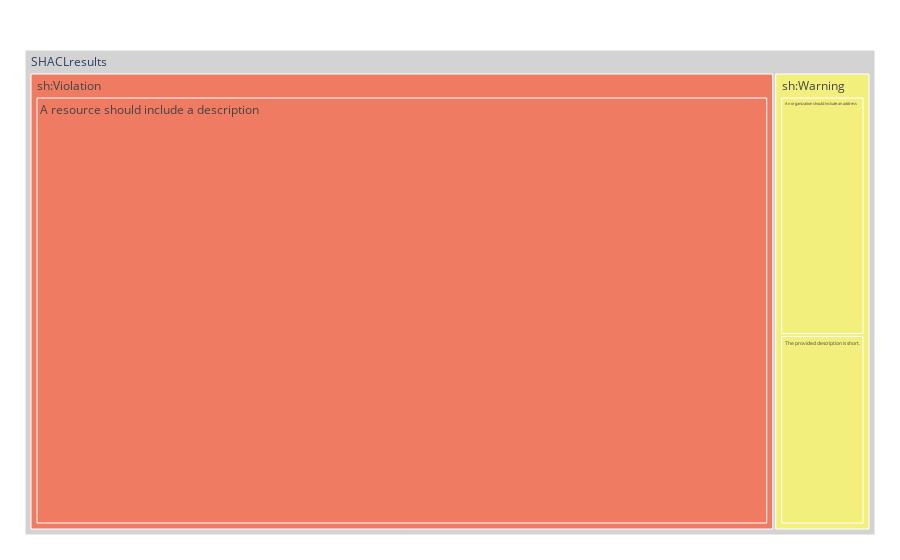

Notebook source saved alongside this figure:
### Code cell
fig1 = px.treemap(ppdf, path=[px.Constant("SHACLresults"),  'severity', 'message'],
                 color='severity',
                color_discrete_map={'(?)':'lightgrey', 'sh:Violation':'EF7B62', 'sh:Warning':'F3EF7D', 'sh:Info':'BCF37D'})
fig1.update_layout(margin = dict(t=50, l=25, r=25, b=25))
fig1.show()

### Figure 1 — Plotly figure (JSON) as saved in the notebook; plotly's stock layout.template omitted (floating-point values rounded to 4 significant figures)
{"data": [{"branchvalues": "total", "customdata": [["sh:Violation"], ["sh:Warning"], ["sh:Warning"], ["sh:Violation"], ["sh:Warning"], ["(?)"]], "domain": {"x": [0, 1], "y": [0, 1]}, "hovertemplate": "labels=%{label}<br>count=%{value}<br>parent=%{parent}<br>id=%{id}<br>severity=%{customdata[0]}<extra></extra>", "ids": ["SHACLresults/sh:Violation/A resource should include a description", "SHACLresults/sh:Warning/An organization should include an address", "SHACLresults/sh:Warning/The provided description is short.", "SHACLresults/sh:Violation", "SHACLresults/sh:Warning", "SHACLresults"], "labels": ["A resource should include a description", "An organization should include an address", "The provided description is short.", "sh:Violation", "sh:Warning", "SHACLresults"], "marker": {"colors": ["EF7B62", "F3EF7D", "F3EF7D", "EF7B62", "F3EF7D", "lightgrey"]}, "name": "", "parents": ["SHACLresults/sh:Violation", "SHACLresults/sh:Warning", "SHACLresults/sh:Warning", "SHACLresults", "SHACLresults", ""], "type": "treemap", "values": [1083, 78, 62, 1083, 140, 1223]}], "layout": {"autosize": true, "legend": {"tracegroupgap": 0}, "margin": {"b": 25, "l": 25, "r": 25, "t": 50}}}
